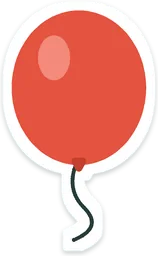
#> input picture camera/stickers/bits/balloon.thumb.webp, 158 x 256 px
$ python -i camera_sticker_contours.py   (imports and definitions only)
#> lines starting #> are read from the running program, lines starting #| are printed output that depends on the picture; after the words box and inside, x2 and y2 are one past the last pixel; in counts of white or black regions, pixels touching at a corner belong together
#> further down, picture is the input picture: PIL image 158x256 RGBA; mean R, G, B, A 147.9, 92.1, 84.1, 153.8
#!/usr/bin/env python3
"""Recut the studio's baked paper surround into a thin silhouette contour.

Requires Pillow, NumPy and SciPy (asset preparation only, never shipped to the browser).
    python3 tools/camera_sticker_contours.py                      # every set, from the files as they are on disk
    python3 tools/camera_sticker_contours.py --sets thuan-pixar,thuan-nils
    python3 tools/camera_sticker_contours.py --baseline-ref <ref>   # from the files at a git ref instead
A sticker that already carries the camera's contour and shadow recuts to the same contour (its rim is paper, its shadow
is air, both flooded from outside before the rim is drawn again at the same radius), so a run does not accumulate a
border; WebP is lossless. build-camera-stickers.py uses `contour` and `shrink` on the studio's plain cuts.
"""
import argparse
import io
import json
import subprocess
from pathlib import Path

import numpy as np
from PIL import Image, ImageFilter
from scipy.ndimage import binary_dilation, binary_propagation, distance_transform_edt, label

STYLE_ID = '20261109-contour2'
ROOT = Path(__file__).resolve().parent.parent


# [29 lines left out: functions save_webp, shrink, not called in this run]


def enclosed_paper(rgb, alpha, outside, lo, hi):
    """Paper the rim flood cannot reach: between two legs, under an arm akimbo, inside a crooked elbow (the owner,
    9 November 2026: "Johansson's legs are not cut out right", "big patches are white"). The studio's paper is pure
    white and lies against the figure's ink all round; a shirt's white flowers, an undershirt, teeth and shoes are
    shaded and lie against cloth and skin. A patch is paper when nearly all of it is pure white and most of its
    boundary is ink."""
    white = (lo >= 200) & (hi - lo < 45) & (alpha >= 240) & ~outside
    components, count = label(white)
    if not count:
        return np.zeros_like(outside)
    pure = (lo >= 252) & (hi - lo <= 3)
    ink = hi < 110
    areas = np.bincount(components.ravel(), minlength=count + 1)
    pure_share = np.bincount(components.ravel(), weights=pure.ravel(), minlength=count + 1) / np.maximum(areas, 1)
    paper = np.zeros_like(outside)
    for index in np.nonzero((areas >= 60) & (pure_share >= .9))[0]:
        if index == 0:
            continue
        patch = components == index
        boundary = binary_dilation(patch, iterations=2) & ~patch
        if boundary.any() and ink[boundary].mean() >= .5:
            paper |= patch
    return paper


def contour(image):
    """Remove background-connected paper/cut/shadow and the pure paper the figure encloses; the figure's own whites
    remain part of the subject.

    The studio ink around the figure is the barrier. Do not globally key white pixels: shirts, teeth and shoes
    must survive (enclosed_paper tells the studio's flat paper from them). Euclidean distance gives rounded contours
    instead of the old square maximum-filter shoulders. Keep the canvas and figure position unchanged so an existing
    placed sticker does not move or change size.
    """
    rgba = np.array(image.convert('RGBA'))
    rgb, alpha = rgba[:, :, :3].astype(np.int16), rgba[:, :, 3]
    lo, hi = rgb.min(axis=2), rgb.max(axis=2)
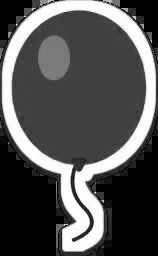
#> lo: shape (256, 158) int16; min 0, max 255, mean 82.8
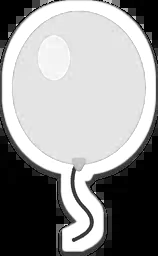
#> hi: shape (256, 158) int16; min 0, max 255, mean 149.6
    # WebP ringing at the old white/grey join is warm cream, not pure white. Include that paper edge in the flood.
    paper = (lo >= 200) & (hi - lo < 45)
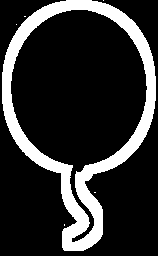
#> paper: shape (256, 158) bool; 18.7% white; 6 white regions (5 under 20 px), largest, box (x1, y1, x2, y2) and area: (2, 0, 156, 251) 7562
    # The studio cut line has this fixed colour. A broad grey key would also remove pale shoe soles and open the
    # flood into white shoes, so match the cut stock specifically and discard its detached compression fragments.
    cut = np.max(np.abs(rgb - [178, 170, 160]), axis=2) < 12
#> cut: shape (256, 158) bool; 0.02% white in thin lines or dots, all inside (x1, y1, x2, y2) = (51, 3, 156, 174)
    air = (alpha < 240) | paper | cut
#> air: shape (256, 158) bool; 58.1% white; 1 black region, box (x1, y1, x2, y2) and area: (11, 10, 147, 242) 16942
    seed = alpha < 16
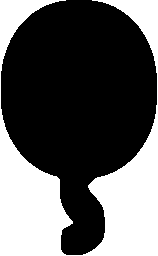
#> seed: shape (256, 158) bool; 36.6% white; 1 white region, box (x1, y1, x2, y2) and area: (0, 0, 158, 256) 14806
    seed[0, :] |= air[0, :]; seed[-1, :] |= air[-1, :]
#> after `seed[0, :] |= air[0, :]`: seed: shape (256, 158) bool; 36.7% white; 1 white region, box (x1, y1, x2, y2) and area: (0, 0, 158, 256) 14832
    seed[:, 0] |= air[:, 0]; seed[:, -1] |= air[:, -1]
    outside = binary_propagation(seed, mask=air)
    enclosed = enclosed_paper(rgb, alpha, outside, lo, hi)
#> in enclosed_paper, `white = (lo >= 200) & (hi - lo < 45) & (alpha >= 240) & ~outside`: white: shape (256, 158) bool; every value is 0
#> in enclosed_paper, `components, count = label(white)`: components: shape (256, 158) int32; every value is 0
#> in enclosed_paper, `components, count = label(white)`: count = 0
    outside |= enclosed
    subject_alpha = np.where(outside, 0, alpha).astype(np.uint8)
    solid = subject_alpha >= 128
    if not solid.any():
        raise ValueError('no enclosed subject found; refusing to replace the sticker')
    components, _ = label(solid)
    areas = np.bincount(components.ravel())
#> areas = [23506, 16942]
    identity = solid & ((hi < 110) | (hi - lo > 55))
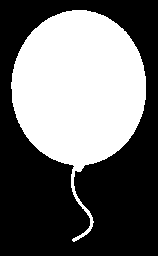
#> identity: shape (256, 158) bool; 41.5% white; 1 white region, box (x1, y1, x2, y2) and area: (11, 10, 146, 242) 16800
    pigment = np.bincount(components.ravel(), weights=identity.ravel(), minlength=len(areas))
#> pigment = [0, 16800]
    keep = pigment >= np.maximum(2, areas * .015)
#> keep = [False, True]
    keep[0] = False
    keep[1 + np.argmax(areas[1:])] = True
    subject_alpha[~keep[components]] = 0
    solid = subject_alpha >= 128
    radius = max(1.0, max(image.size) * .0045)
#> radius = 1.15
    distance = distance_transform_edt(~solid)
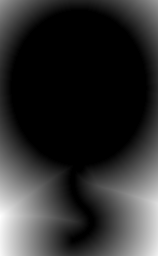
#> distance: shape (256, 158) float64; min 0, max 75.29, mean 13.8; drawn with min black and max white
    rim = np.clip(radius + .5 - distance, 0, 1)
    rim_alpha = Image.fromarray(np.uint8(rim * 255))
    paper_layer = Image.new('RGBA', image.size, (255, 255, 255, 255)); paper_layer.putalpha(rim_alpha)
#> after `paper_layer = Image.new('RGBA', image.size, (255, 255, 255, 255))`: paper_layer: PIL image 158x256 RGBA; every value is 255
    body = Image.fromarray(rgba); body.putalpha(Image.fromarray(subject_alpha))
    result = Image.new('RGBA', image.size)
    # A quiet contact shadow, with no second grey cut line or broad shadow slab.
    shadow = Image.new('RGBA', image.size, (0, 0, 0, 255))
    shadow.putalpha(rim_alpha.filter(ImageFilter.GaussianBlur(max(1, radius * .35))).point(lambda v: round(v * .14)))
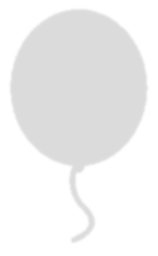
#> shadow: PIL image 158x256 RGBA; mean R, G, B, A 0, 0, 0, 15.4; transparent parts drawn white
    result.alpha_composite(shadow); result.alpha_composite(paper_layer); result.alpha_composite(body)
    return result, {'radius': radius, 'removed': int(outside.sum()), 'enclosed_paper': int(enclosed.sum()), 'subject_pixels': int(solid.sum())}


# [34 lines left out: function main, not called in this run]


# [2 lines not run here, left out]

>>> from PIL import Image
>>> picture = Image.open('../camera/stickers/bits/balloon.thumb.webp')
>>> result = contour(picture)
